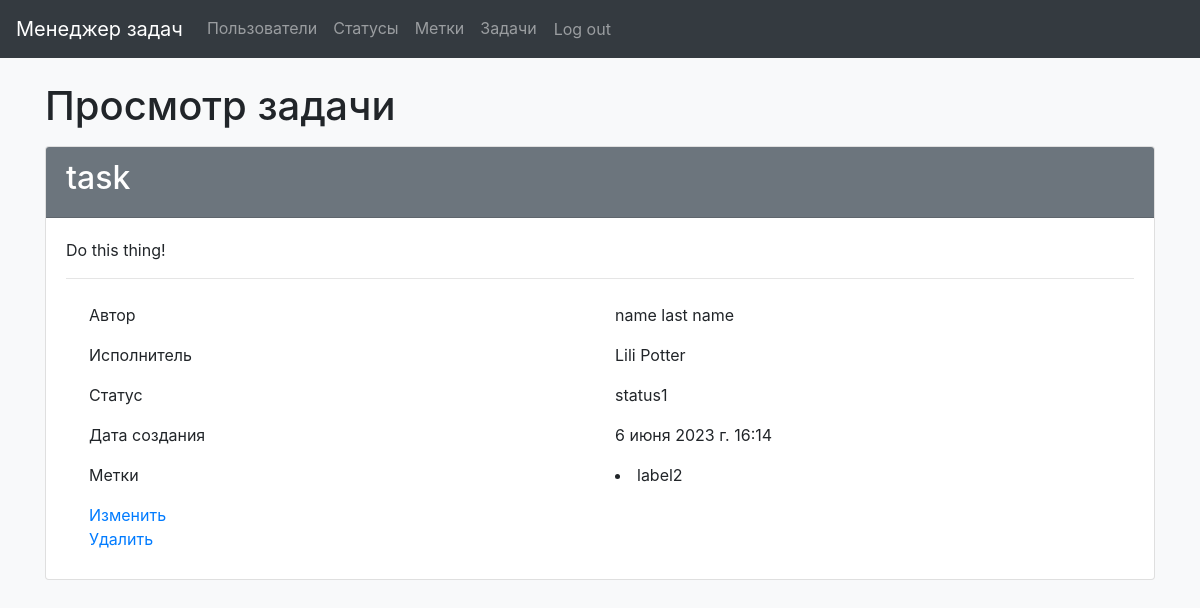
The page /tasks/4/ (signed in) on the database as committed earlier.
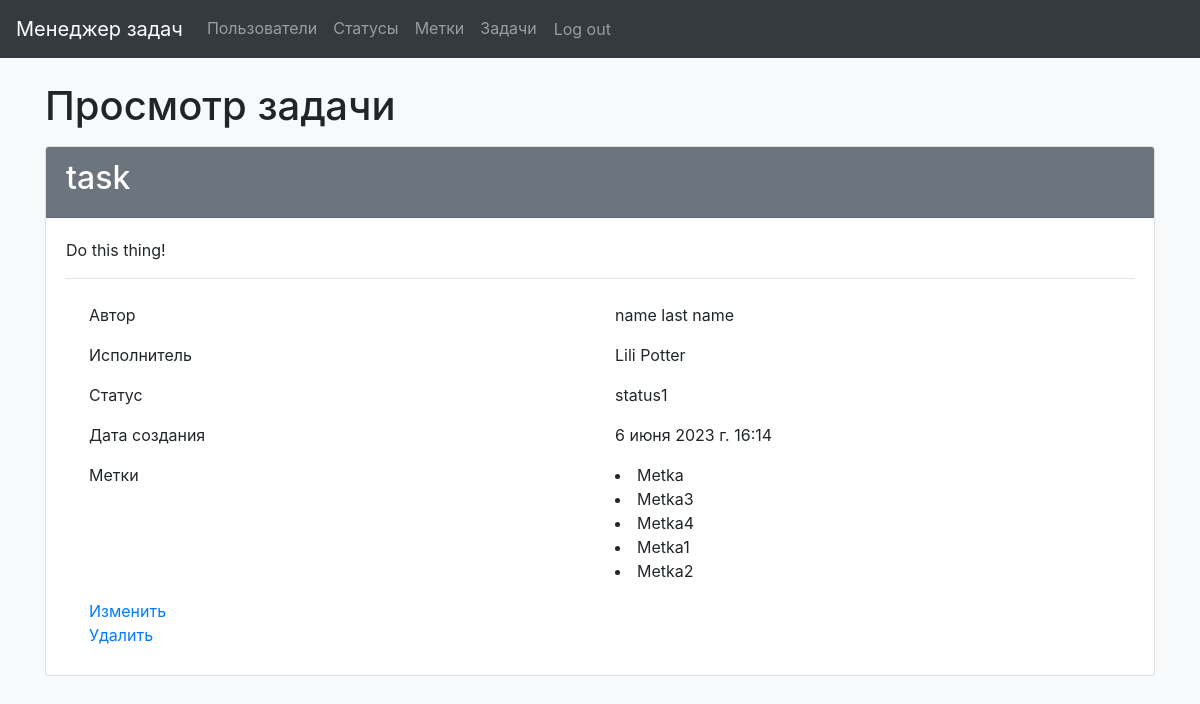
The same page on the database as committed later.
### task_manager/labels/models.py (models this page shows)
class Label(models.Model):
    label_name = models.CharField(
        max_length=250,
        unique=True,
        verbose_name=gettext('Name'),
        error_messages={
            'unique': gettext("%(model_name)s with this name already exists.")
        })
    created_at = models.DateTimeField(auto_now_add=True)
    def __str__(self):
        return "%s" % self.label_name
    class Meta:
        verbose_name = gettext('Label')

### task_manager/tasks/views.py (the view)
# urls.py: path('<int:id>/', TaskCardView.as_view(), name='task_card'),
class TaskCardView(View):
    def get(self, request, *args, **kwargs):
        if request.user.is_authenticated:
            task = get_object_or_404(Task, id=kwargs['id'])
            labels = task.labels.all()
            return render(request, 'tasks/task_card.html', context={
                "task": task,
                "labels": labels,
            })

### task_manager/statuses/models.py (called while the page is built)
    def __str__(self):
        return "%s" % self.status_name

### task_manager/templates/tasks/task_card.html
{% extends 'navbar.html' %}
{% load i18n %}
{% load bootstrap4 %}
{% block content %}
<body class="bg-light">
    <div class="container wrapper flex-grow-1">
      <h1 class="mb-3">{% trans 'Task view' %}</h1>
        <div class="card">
            <div class="card-header bg-secondary text-white">
                <h2>{{ task.name }}</h2>
            </div>
            <div class="card-body">
                <p>{{ task.description }}</p>
                <hr>
                <div class="container">
                    <div class="row p-2">
                        <div class="col">{% trans 'Author' %}</div>
                        <div class="col">{{ task.author.first_name }} {{ task.author.last_name }}</div>
                    </div>
                    <div class="row p-2">
                        <div class="col">{% trans 'Executor' %}</div>
                        <div class="col">{{ task.executor.first_name }} {{ task.executor.last_name }}</div>
                    </div>
                    <div class="row p-2">
                        <div class="col">{% trans 'Status' %}</div>
                        <div class="col">{{ task.status }}</div>
                    </div>
                    <div class="row p-2">
                        <div class="col">{% trans 'Date of creation' %}</div>
                        <div class="col">{{ task.created_at }}</div>
                    </div>
                    <div class="row p-2">
                        <div class="col">{% trans 'Labels' %}</div>
                        <div class="col">
                            {% for label in labels %}
                            <li>{{ label }}</li>
                            {% endfor %}
                        </div>
                    </div>
                    <div class="row p-2">
                        <div class="col">
                        <a href="{% url 'update_task' id=task.id %}">{% trans 'Update' %}</a>
                            <br>
                        <a href="{% url 'delete_task' id=task.id %}">{% trans 'Delete' %}</a>
                    </div>
                    </div>
                </div>
            </div>
        </div>
    </div>
</body>
{% endblock %}

Rows that differ between the two databases and show on the page:
removed Label: label_name "label2"
added Label: label_name "Metka"
added Label: label_name "Metka3"
added Label: label_name "Metka4"
added Label: label_name "Metka1"
added Label: label_name "Metka2"
